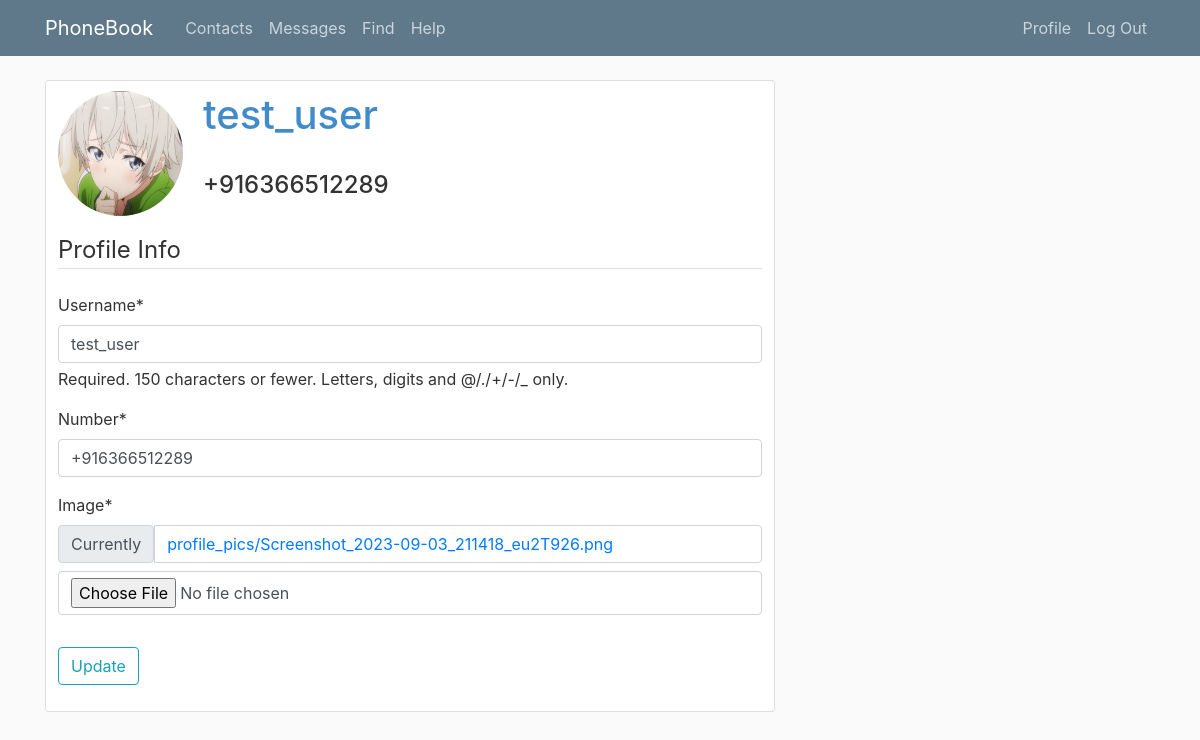
Page /profile/ (signed in) on the committed database.
### contacts/models.py (models this page shows)
class Usero(AbstractUser):
    number = PhoneNumberField(unique=True)

### users/models.py (models this page shows, shortened)
class Profile(models.Model):
    user = models.OneToOneField(User, on_delete= models.CASCADE)
    image = models.ImageField(default = 'default.jpeg', upload_to='profile_pics')

### users/views.py (the view)
# urls.py: path('profile/', user_views.profile , name = 'profile'),
@login_required
def profile(request):
    if request.method == 'POST':
        u_form = UserUpdateForm(request.POST,instance = request.user)
        p_form = ProfileUpdateForm(request.POST, request.FILES, instance = request.user.profile)
        if u_form.is_valid() and p_form.is_valid():
            u_form.save()
            p_form.save()
            messages.success(request, 'Your account has been updated')
            return redirect('profile')
    else:
        u_form = UserUpdateForm(instance = request.user)
        p_form = ProfileUpdateForm(instance = request.user.profile)
    context = {
        'u_form' : u_form,
        'p_form' : p_form,
    }
    return render(request, 'users/profile.html',context)

### users/forms.py
class UserUpdateForm(forms.ModelForm):
    number = PhoneNumberField()
    class Meta:
        model = User
        fields = ['username','number']

class ProfileUpdateForm(forms.ModelForm):
    class Meta:
        model = Profile
        fields = ['image']

### users/templates/users/profile.html (shortened to what this page needs)
{% extends "contacts/base.html" %}
{% load crispy_forms_tags %}
{% block content %}
<div class="content-section">
    <div class="media">
      <img class="rounded-circle account-img" src="{{ user.profile.image.url }}">
      <div class="media-body">
        <h3 class="account-heading"> {{user.username}} </h3>
        <br>
        <h4>{{user.number}}</h4>
      </div>
    </div>
    <form method="POST" autocomplete="off" enctype="multipart/form-data">
        <fieldset class="form-group">
            <legend class="border-bottom mb-4">Profile Info</legend>
            {{ u_form|crispy }}
            {{ p_form|crispy }}
        </fieldset>
        <div class="form-group">
            <button class="btn btn-outline-info" type="submit">Update</button>
        </div>
    </form>
</div>
{% endblock content %}

### contacts/static/contacts/main.css (style rules this page uses)
body { background: #fafafa; color: #333333; margin-top: 5rem; }
h1, h2,h3, h5, h6 { color: #428bca; }
.content-section { background: #ffffff; padding: 10px 12px; border: 1px solid #dddddd; border-radius: 3px; margin-bottom: 20px; }
.account-img { height: 125px; width: 125px; margin-right: 20px; margin-bottom: 16px; }
.account-heading { font-size: 2.5rem; }

### rows in the picture
Usero: profile.image (picture), username "test_user", number "+916366512289"
